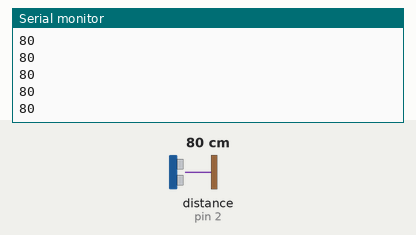
Simulated run of this sketch. Board: Arduino Uno, built with avr-gcc and run on an emulated ATmega328P. On the bench: the last lines printed to the serial monitor. Wiring (inferred from the names in the program): ultrasonic range finder: trigger pin 3; echo pin 2. The inputs (shaded band) are chosen by the test bench; at power-on: distance to the obstacle (sensor on pin 2) 80 cm. The echo pulse lasts 58.3 µs per cm.

Above: at 1.2 s.
1.3 s: distance to the obstacle (sensor on pin 2) set to 2 cm
At 1.48 s:
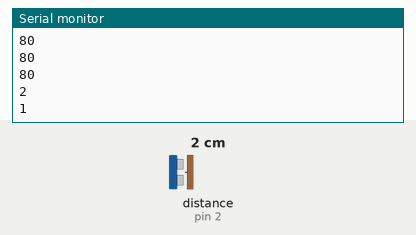
2.8 s: distance to the obstacle (sensor on pin 2) set to 4 cm
At 2.89 s:
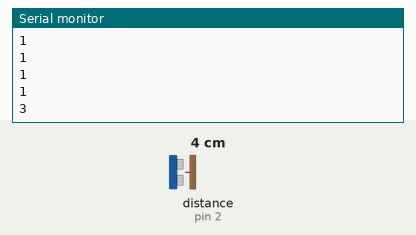
Timing chart, 0 to 5.8 s (numbered marks = the images above; inputs shaded):
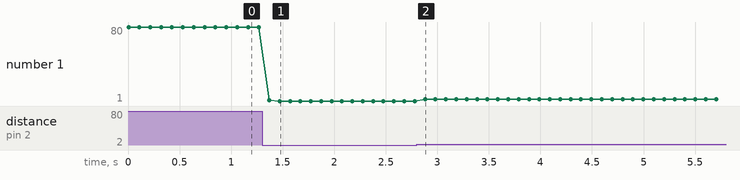

The sketch:

arduino-sensor.ino
```cpp
const int TRIG = 3;
const int ECHO = 2;

void setup() {
  Serial.begin(1200);
  pinMode(TRIG,OUTPUT);
  pinMode(ECHO,INPUT);
}

void loop() {
  Serial.println(sensor(TRIG,ECHO));
  delay(100);
}

int sensor(int pinotrig,int pinoecho){
  digitalWrite(pinotrig,LOW);
  delayMicroseconds(2);
  digitalWrite(pinotrig,HIGH);
  delayMicroseconds(10);
  digitalWrite(pinotrig,LOW);

  return pulseIn(pinoecho,HIGH)/58;
}
```

Measured:
- after the input at 1.3 s, the serial monitor: prints a new line after 0.07 s (image 1)
- after the input at 2.8 s, the serial monitor: prints a new line after 0.08 s (image 2)
- plotted number 1: 80 → 1 after the input at 1.3 s, 1 → 3 after the input at 2.8 s
